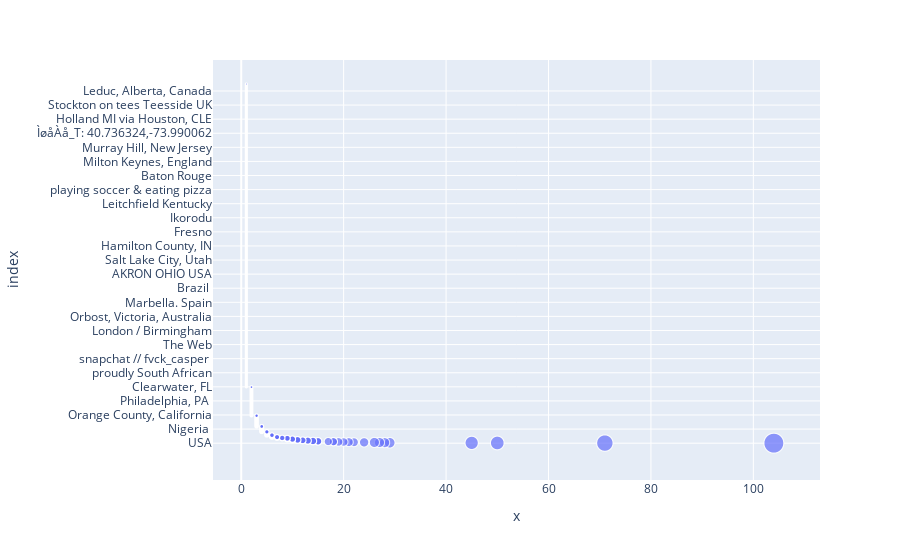

The notebook cell this image was saved under:
### Code cell
feature_viz(train_df,'location')

### Figure 1 — Plotly figure (JSON) as saved in the notebook; plotly's stock layout.template omitted (floating-point values rounded to 4 significant figures; data arrays with more than 128 entries replaced by an {"elided": "..."} marker saying what was removed)
{"data": [{"hovertemplate": "x=%{x}<br>index=%{y}<br>size=%{marker.size}<extra></extra>", "legendgroup": "", "marker": {"color": "#636efa", "size": {"elided": "3341 int values"}, "sizemode": "area", "sizeref": 0.26, "symbol": "circle"}, "mode": "markers", "name": "", "showlegend": false, "type": "scattergl", "x": {"elided": "3341 int values"}, "xaxis": "x", "y": {"elided": "3341 str values"}, "yaxis": "y"}], "layout": {"legend": {"itemsizing": "constant", "tracegroupgap": 0}, "margin": {"t": 60}, "xaxis": {"anchor": "y", "domain": [0, 1], "title": {"text": "x"}}, "yaxis": {"anchor": "x", "domain": [0, 1], "title": {"text": "index"}}}}
